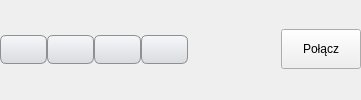
     <widget class="QFrame" name="frame">
      <property name="frameShape">
       <enum>QFrame::NoFrame</enum>
      </property>
      <property name="frameShadow">
       <enum>QFrame::Plain</enum>
      </property>
      <property name="lineWidth">
       <number>0</number>
      </property>
      <layout class="QHBoxLayout" name="horizontalLayout_9">
       <property name="spacing">
        <number>0</number>
       </property>
       <property name="leftMargin">
        <number>0</number>
       </property>
       <property name="topMargin">
        <number>1</number>
       </property>
       <property name="rightMargin">
        <number>0</number>
       </property>
       <property name="bottomMargin">
        <number>2</number>
       </property>
       <item>
        <widget class="QToolButton" name="btnPosition">
         <property name="minimumSize">
          <size>
           <width>44</width>
           <height>26</height>
          </size>
         </property>
         <property name="toolTip">
          <string>Położenie</string>
         </property>
         <property name="styleSheet">
          <string notr="true">QToolButton {min-height: 24px; min-width: 42px; border: 1px solid #8f8f91; border-radius: 6px; background-color: qlineargradient(x1: 0, y1: 0, x2: 0, y2: 1, stop: 0 #f6f7fa, stop: 1 #dadbde);}
QToolButton:pressed{background-color: qlineargradient(x1: 0, y1: 0, x2: 0, y2: 1, stop: 0 #dadbde, stop: 1 #f6f7fa);}
QToolButton:checked{background-color: qlineargradient(x1: 0, y1: 0, x2: 0, y2: 1, stop: 0 #dadbde, stop: 1 #f6f7fa);}</string>
         </property>
         <property name="checkable">
          <bool>true</bool>
         </property>
        </widget>
       </item>
       <item>
        <widget class="QToolButton" name="btnLayers">
         <property name="minimumSize">
          <size>
           <width>44</width>
           <height>26</height>
          </size>
         </property>
         <property name="toolTip">
          <string>Rejestracja punktów</string>
         </property>
         <property name="styleSheet">
          <string notr="true">QToolButton {min-height: 24px; min-width: 42px; border: 1px solid #8f8f91; border-radius: 6px; background-color: qlineargradient(x1: 0, y1: 0, x2: 0, y2: 1, stop: 0 #f6f7fa, stop: 1 #dadbde);}
QToolButton:pressed{background-color: qlineargradient(x1: 0, y1: 0, x2: 0, y2: 1, stop: 0 #dadbde, stop: 1 #f6f7fa);}
QToolButton:checked{background-color: qlineargradient(x1: 0, y1: 0, x2: 0, y2: 1, stop: 0 #dadbde, stop: 1 #f6f7fa);}</string>
         </property>
         <property name="checkable">
          <bool>true</bool>
         </property>
        </widget>
       </item>
       <item>
        <widget class="QToolButton" name="btnCalcPoint">
         <property name="minimumSize">
          <size>
           <width>44</width>
           <height>26</height>
          </size>
         </property>
         <property name="toolTip">
          <string>Ręczne wyznaczanie punktów</string>
         </property>
         <property name="styleSheet">
          <string notr="true">QToolButton {min-height: 24px; min-width: 42px; border: 1px solid #8f8f91; border-radius: 6px; background-color: qlineargradient(x1: 0, y1: 0, x2: 0, y2: 1, stop: 0 #f6f7fa, stop: 1 #dadbde);}
QToolButton:pressed{background-color: qlineargradient(x1: 0, y1: 0, x2: 0, y2: 1, stop: 0 #dadbde, stop: 1 #f6f7fa);}
QToolButton:checked{background-color: qlineargradient(x1: 0, y1: 0, x2: 0, y2: 1, stop: 0 #dadbde, stop: 1 #f6f7fa);}</string>
         </property>
         <property name="text">
          <string/>
         </property>
         <property name="checkable">
          <bool>true</bool>
         </property>
        </widget>
       </item>
       <item>
        <widget class="QToolButton" name="btnOptions">
         <property name="minimumSize">
          <size>
           <width>44</width>
           <height>26</height>
          </size>
         </property>
         <property name="toolTip">
          <string>Ustawienia</string>
         </property>
         <property name="styleSheet">
          <string notr="true">QToolButton {min-height: 24px; min-width: 42px; border: 1px solid #8f8f91; border-radius: 6px; background-color: qlineargradient(x1: 0, y1: 0, x2: 0, y2: 1, stop: 0 #f6f7fa, stop: 1 #dadbde);}
QToolButton:pressed{background-color: qlineargradient(x1: 0, y1: 0, x2: 0, y2: 1, stop: 0 #dadbde, stop: 1 #f6f7fa);}
QToolButton:checked{background-color: qlineargradient(x1: 0, y1: 0, x2: 0, y2: 1, stop: 0 #dadbde, stop: 1 #f6f7fa);}</string>
         </property>
         <property name="checkable">
          <bool>true</bool>
         </property>
        </widget>
       </item>
       <item>
        <spacer name="horizontalSpacer">
         <property name="orientation">
          <enum>Qt::Horizontal</enum>
         </property>
         <property name="sizeHint" stdset="0">
          <size>
           <width>93</width>
           <height>20</height>
          </size>
         </property>
        </spacer>
       </item>
       <item>
        <widget class="QPushButton" name="btnConnect">
         <property name="minimumSize">
          <size>
           <width>0</width>
           <height>40</height>
          </size>
         </property>
         <property name="toolTip">
          <string>Połączenie z odbiornikiem GPS</string>
         </property>
         <property name="text">
          <string>Połącz</string>
         </property>
         <property name="checkable">
          <bool>true</bool>
         </property>
        </widget>
       </item>
      </layout>
     </widget>
